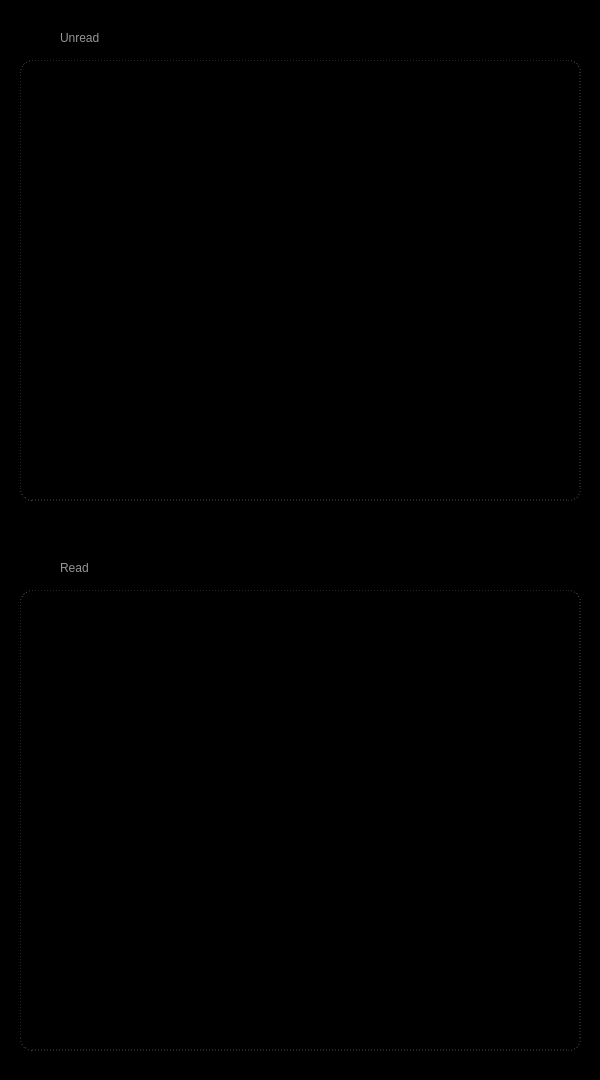
<?xml version="1.0" encoding="UTF-8"?>
<ui version="4.0">
 <class>Frame</class>
 <widget class="QFrame" name="Frame">
  <property name="geometry">
   <rect>
    <x>0</x>
    <y>0</y>
    <width>600</width>
    <height>1080</height>
   </rect>
  </property>
  <property name="windowTitle">
   <string>Frame</string>
  </property>
  <property name="styleSheet">
   <string notr="true">background: none;
background-color: rgba(0, 0, 0, 255);</string>
  </property>
  <widget class="QLabel" name="label">
   <property name="geometry">
    <rect>
     <x>60</x>
     <y>20</y>
     <width>301</width>
     <height>36</height>
    </rect>
   </property>
   <property name="styleSheet">
    <string notr="true">color: rgb(150, 150, 150);
font: 10pt &quot;Candara Light&quot;;</string>
   </property>
   <property name="text">
    <string>Unread</string>
   </property>
  </widget>
  <widget class="QWidget" name="unreads" native="true">
   <property name="geometry">
    <rect>
     <x>20</x>
     <y>60</y>
     <width>561</width>
     <height>441</height>
    </rect>
   </property>
   <property name="styleSheet">
    <string notr="true">border-style: dotted;
border-width: 1px;
border-radius: 12px;
border-color: rgb(75, 75, 75);</string>
   </property>
  </widget>
  <widget class="QLabel" name="label_2">
   <property name="geometry">
    <rect>
     <x>60</x>
     <y>550</y>
     <width>301</width>
     <height>36</height>
    </rect>
   </property>
   <property name="styleSheet">
    <string notr="true">color: rgb(150, 150, 150);
font: 10pt &quot;Candara Light&quot;;</string>
   </property>
   <property name="text">
    <string>Read</string>
   </property>
  </widget>
  <widget class="QWidget" name="unreads_2" native="true">
   <property name="geometry">
    <rect>
     <x>20</x>
     <y>590</y>
     <width>561</width>
     <height>461</height>
    </rect>
   </property>
   <property name="styleSheet">
    <string notr="true">border-style: dotted;
border-width: 1px;
border-radius: 12px;
border-color: rgb(75, 75, 75);</string>
   </property>
  </widget>
  <widget class="QPushButton" name="pushButton">
   <property name="geometry">
    <rect>
     <x>20</x>
     <y>20</y>
     <width>36</width>
     <height>36</height>
    </rect>
   </property>
   <property name="styleSheet">
    <string notr="true">border-radius: 18px;</string>
   </property>
   <property name="text">
    <string/>
   </property>
   <property name="icon">
    <iconset>
     <normaloff>../icons/unread-message.png</normaloff>../icons/unread-message.png</iconset>
   </property>
   <property name="iconSize">
    <size>
     <width>36</width>
     <height>36</height>
    </size>
   </property>
  </widget>
  <widget class="QPushButton" name="pushButton_2">
   <property name="geometry">
    <rect>
     <x>20</x>
     <y>550</y>
     <width>36</width>
     <height>36</height>
    </rect>
   </property>
   <property name="styleSheet">
    <string notr="true">border-radius: 18px;</string>
   </property>
   <property name="text">
    <string/>
   </property>
   <property name="icon">
    <iconset>
     <normaloff>../icons/check-mark.png</normaloff>../icons/check-mark.png</iconset>
   </property>
   <property name="iconSize">
    <size>
     <width>36</width>
     <height>36</height>
    </size>
   </property>
  </widget>
 </widget>
 <resources/>
 <connections/>
</ui>
